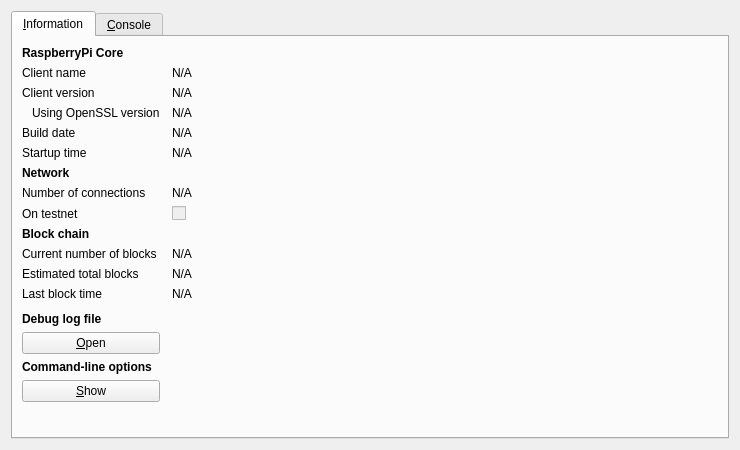
<?xml version="1.0" encoding="UTF-8"?>
<ui version="4.0">
 <class>RPCConsole</class>
 <widget class="QDialog" name="RPCConsole">
  <property name="geometry">
   <rect>
    <x>0</x>
    <y>0</y>
    <width>740</width>
    <height>450</height>
   </rect>
  </property>
  <property name="windowTitle">
   <string>RaspberryPi - Debug window</string>
  </property>
  <layout class="QVBoxLayout" name="verticalLayout_2">
   <item>
    <widget class="QTabWidget" name="tabWidget">
     <property name="currentIndex">
      <number>0</number>
     </property>
     <widget class="QWidget" name="tab_info">
      <attribute name="title">
       <string>&amp;Information</string>
      </attribute>
      <layout class="QGridLayout" name="gridLayout" columnstretch="0,1">
       <property name="horizontalSpacing">
        <number>12</number>
       </property>
       <item row="0" column="0">
        <widget class="QLabel" name="label_9">
         <property name="font">
          <font>
           <weight>75</weight>
           <bold>true</bold>
          </font>
         </property>
         <property name="text">
          <string>RaspberryPi Core</string>
         </property>
        </widget>
       </item>
       <item row="1" column="0">
        <widget class="QLabel" name="label_5">
         <property name="text">
          <string>Client name</string>
         </property>
        </widget>
       </item>
       <item row="1" column="1">
        <widget class="QLabel" name="clientName">
         <property name="cursor">
          <cursorShape>IBeamCursor</cursorShape>
         </property>
         <property name="text">
          <string>N/A</string>
         </property>
         <property name="textFormat">
          <enum>Qt::PlainText</enum>
         </property>
         <property name="textInteractionFlags">
          <set>Qt::LinksAccessibleByMouse|Qt::TextSelectableByKeyboard|Qt::TextSelectableByMouse</set>
         </property>
        </widget>
       </item>
       <item row="2" column="0">
        <widget class="QLabel" name="label_6">
         <property name="text">
          <string>Client version</string>
         </property>
        </widget>
       </item>
       <item row="2" column="1">
        <widget class="QLabel" name="clientVersion">
         <property name="cursor">
          <cursorShape>IBeamCursor</cursorShape>
         </property>
         <property name="text">
          <string>N/A</string>
         </property>
         <property name="textFormat">
          <enum>Qt::PlainText</enum>
         </property>
         <property name="textInteractionFlags">
          <set>Qt::LinksAccessibleByMouse|Qt::TextSelectableByKeyboard|Qt::TextSelectableByMouse</set>
         </property>
        </widget>
       </item>
       <item row="3" column="0">
        <widget class="QLabel" name="label_14">
         <property name="text">
          <string>Using OpenSSL version</string>
         </property>
         <property name="indent">
          <number>10</number>
         </property>
        </widget>
       </item>
       <item row="3" column="1">
        <widget class="QLabel" name="openSSLVersion">
         <property name="cursor">
          <cursorShape>IBeamCursor</cursorShape>
         </property>
         <property name="text">
          <string>N/A</string>
         </property>
         <property name="textFormat">
          <enum>Qt::PlainText</enum>
         </property>
         <property name="textInteractionFlags">
          <set>Qt::LinksAccessibleByMouse|Qt::TextSelectableByKeyboard|Qt::TextSelectableByMouse</set>
         </property>
        </widget>
       </item>
       <item row="4" column="0">
        <widget class="QLabel" name="label_12">
         <property name="text">
          <string>Build date</string>
         </property>
        </widget>
       </item>
       <item row="4" column="1">
        <widget class="QLabel" name="buildDate">
         <property name="cursor">
          <cursorShape>IBeamCursor</cursorShape>
         </property>
         <property name="text">
          <string>N/A</string>
         </property>
         <property name="textFormat">
          <enum>Qt::PlainText</enum>
         </property>
         <property name="textInteractionFlags">
          <set>Qt::LinksAccessibleByMouse|Qt::TextSelectableByKeyboard|Qt::TextSelectableByMouse</set>
         </property>
        </widget>
       </item>
       <item row="5" column="0">
        <widget class="QLabel" name="label_13">
         <property name="text">
          <string>Startup time</string>
         </property>
        </widget>
       </item>
       <item row="5" column="1">
        <widget class="QLabel" name="startupTime">
         <property name="cursor">
          <cursorShape>IBeamCursor</cursorShape>
         </property>
         <property name="text">
          <string>N/A</string>
         </property>
         <property name="textFormat">
          <enum>Qt::PlainText</enum>
         </property>
         <property name="textInteractionFlags">
          <set>Qt::LinksAccessibleByMouse|Qt::TextSelectableByKeyboard|Qt::TextSelectableByMouse</set>
         </property>
        </widget>
       </item>
       <item row="6" column="0">
        <widget class="QLabel" name="label_11">
         <property name="font">
          <font>
           <weight>75</weight>
           <bold>true</bold>
          </font>
         </property>
         <property name="text">
          <string>Network</string>
         </property>
        </widget>
       </item>
       <item row="7" column="0">
        <widget class="QLabel" name="label_7">
         <property name="text">
          <string>Number of connections</string>
         </property>
        </widget>
       </item>
       <item row="7" column="1">
        <widget class="QLabel" name="numberOfConnections">
         <property name="cursor">
          <cursorShape>IBeamCursor</cursorShape>
         </property>
         <property name="text">
          <string>N/A</string>
         </property>
         <property name="textFormat">
          <enum>Qt::PlainText</enum>
         </property>
         <property name="textInteractionFlags">
          <set>Qt::LinksAccessibleByMouse|Qt::TextSelectableByKeyboard|Qt::TextSelectableByMouse</set>
         </property>
        </widget>
       </item>
       <item row="8" column="0">
        <widget class="QLabel" name="label_8">
         <property name="text">
          <string>On testnet</string>
         </property>
        </widget>
       </item>
       <item row="8" column="1">
        <widget class="QCheckBox" name="isTestNet">
         <property name="enabled">
          <bool>false</bool>
         </property>
         <property name="text">
          <string/>
         </property>
        </widget>
       </item>
       <item row="9" column="0">
        <widget class="QLabel" name="label_10">
         <property name="font">
          <font>
           <weight>75</weight>
           <bold>true</bold>
          </font>
         </property>
         <property name="text">
          <string>Block chain</string>
         </property>
        </widget>
       </item>
       <item row="10" column="0">
        <widget class="QLabel" name="label_3">
         <property name="text">
          <string>Current number of blocks</string>
         </property>
        </widget>
       </item>
       <item row="10" column="1">
        <widget class="QLabel" name="numberOfBlocks">
         <property name="cursor">
          <cursorShape>IBeamCursor</cursorShape>
         </property>
         <property name="text">
          <string>N/A</string>
         </property>
         <property name="textFormat">
          <enum>Qt::PlainText</enum>
         </property>
         <property name="textInteractionFlags">
          <set>Qt::LinksAccessibleByMouse|Qt::TextSelectableByKeyboard|Qt::TextSelectableByMouse</set>
         </property>
        </widget>
       </item>
       <item row="11" column="0">
        <widget class="QLabel" name="label_4">
         <property name="text">
          <string>Estimated total blocks</string>
         </property>
        </widget>
       </item>
       <item row="11" column="1">
        <widget class="QLabel" name="totalBlocks">
         <property name="cursor">
          <cursorShape>IBeamCursor</cursorShape>
         </property>
         <property name="text">
          <string>N/A</string>
         </property>
         <property name="textFormat">
          <enum>Qt::PlainText</enum>
         </property>
         <property name="textInteractionFlags">
          <set>Qt::LinksAccessibleByMouse|Qt::TextSelectableByKeyboard|Qt::TextSelectableByMouse</set>
         </property>
        </widget>
       </item>
       <item row="12" column="0">
        <widget class="QLabel" name="label_2">
         <property name="text">
          <string>Last block time</string>
         </property>
        </widget>
       </item>
       <item row="12" column="1">
        <widget class="QLabel" name="lastBlockTime">
         <property name="cursor">
          <cursorShape>IBeamCursor</cursorShape>
         </property>
         <property name="text">
          <string>N/A</string>
         </property>
         <property name="textFormat">
          <enum>Qt::PlainText</enum>
         </property>
         <property name="textInteractionFlags">
          <set>Qt::LinksAccessibleByMouse|Qt::TextSelectableByKeyboard|Qt::TextSelectableByMouse</set>
         </property>
        </widget>
       </item>
       <item row="13" column="0">
        <spacer name="verticalSpacer_2">
         <property name="orientation">
          <enum>Qt::Vertical</enum>
         </property>
         <property name="sizeHint" stdset="0">
          <size>
           <width>20</width>
           <height>20</height>
          </size>
         </property>
        </spacer>
       </item>
       <item row="14" column="0">
        <widget class="QLabel" name="labelDebugLogfile">
         <property name="font">
          <font>
           <weight>75</weight>
           <bold>true</bold>
          </font>
         </property>
         <property name="text">
          <string>Debug log file</string>
         </property>
        </widget>
       </item>
       <item row="15" column="0">
        <widget class="QPushButton" name="openDebugLogfileButton">
         <property name="toolTip">
          <string>Open the RaspberryPi debug log file from the current data directory. This can take a few seconds for large log files.</string>
         </property>
         <property name="text">
          <string>&amp;Open</string>
         </property>
         <property name="autoDefault">
          <bool>false</bool>
         </property>
        </widget>
       </item>
       <item row="16" column="0">
        <widget class="QLabel" name="labelCLOptions">
         <property name="font">
          <font>
           <weight>75</weight>
           <bold>true</bold>
          </font>
         </property>
         <property name="text">
          <string>Command-line options</string>
         </property>
        </widget>
       </item>
       <item row="17" column="0">
        <widget class="QPushButton" name="showCLOptionsButton">
         <property name="toolTip">
          <string>Show the RaspberryPi-Qt help message to get a list with possible RaspberryPi command-line options.</string>
         </property>
         <property name="text">
          <string>&amp;Show</string>
         </property>
         <property name="autoDefault">
          <bool>false</bool>
         </property>
        </widget>
       </item>
       <item row="18" column="0">
        <spacer name="verticalSpacer">
         <property name="orientation">
          <enum>Qt::Vertical</enum>
         </property>
         <property name="sizeHint" stdset="0">
          <size>
           <width>20</width>
           <height>40</height>
          </size>
         </property>
        </spacer>
       </item>
      </layout>
     </widget>
     <widget class="QWidget" name="tab_console">
      <attribute name="title">
       <string>&amp;Console</string>
      </attribute>
      <layout class="QVBoxLayout" name="verticalLayout_3">
       <property name="spacing">
        <number>3</number>
       </property>
       <item>
        <widget class="QTextEdit" name="messagesWidget">
         <property name="minimumSize">
          <size>
           <width>0</width>
           <height>100</height>
          </size>
         </property>
         <property name="readOnly">
          <bool>true</bool>
         </property>
         <property name="tabKeyNavigation" stdset="0">
          <bool>false</bool>
         </property>
         <property name="columnCount" stdset="0">
          <number>2</number>
         </property>
        </widget>
       </item>
       <item>
        <layout class="QHBoxLayout" name="horizontalLayout">
         <property name="spacing">
          <number>3</number>
         </property>
         <item>
          <widget class="QLabel" name="label">
           <property name="text">
            <string notr="true">&gt;</string>
           </property>
          </widget>
         </item>
         <item>
          <widget class="QLineEdit" name="lineEdit"/>
         </item>
         <item>
          <widget class="QPushButton" name="clearButton">
           <property name="maximumSize">
            <size>
             <width>24</width>
             <height>24</height>
            </size>
           </property>
           <property name="toolTip">
            <string>Clear console</string>
           </property>
           <property name="text">
            <string/>
           </property>
           <property name="icon">
            <iconset resource="../bitcoin.qrc">
             <normaloff>:/icons/remove</normaloff>:/icons/remove</iconset>
           </property>
           <property name="shortcut">
            <string notr="true">Ctrl+L</string>
           </property>
           <property name="autoDefault">
            <bool>false</bool>
           </property>
          </widget>
         </item>
        </layout>
       </item>
      </layout>
     </widget>
    </widget>
   </item>
  </layout>
 </widget>
 <resources>
  <include location="../bitcoin.qrc"/>
 </resources>
 <connections/>
</ui>
